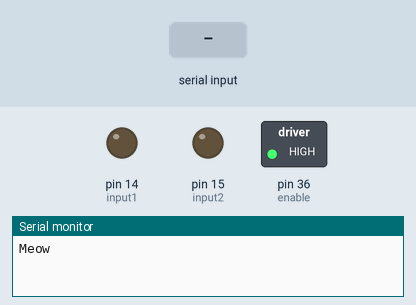
Recording of a sketch running on a simulated Arduino Mega 2560, built with avr-gcc and run on an emulated ATmega2560. On the bench: switched loads named in the sketch (green lamp = pin HIGH), output pins drawn as LEDs (lit = HIGH), the last lines printed to the serial monitor. The test bench sets the inputs (shaded band).

Above: at 1.2 s.
1.3 s: "30,150\n" received over Serial
At 2.1 s:
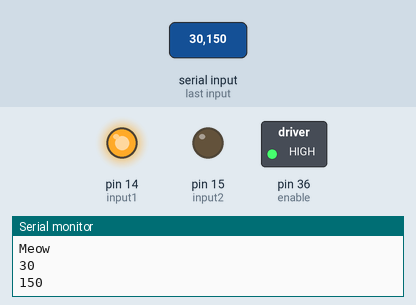
2.8 s: "90,45\n" received over Serial
At 3.1 s:
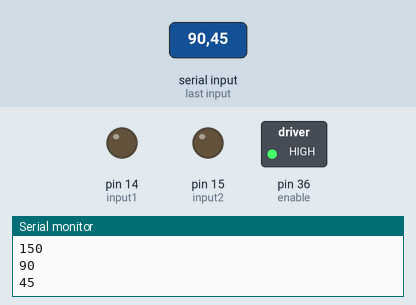
4.3 s: "200\n" received over Serial
At 5.5 s:
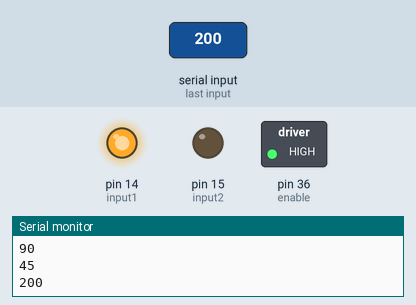
Timing chart, 0 to 7.3 s (numbered marks = the images above; inputs shaded):
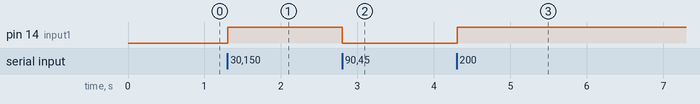

The sketch:

intake_motor.ino
```cpp
int input1 = 14;
int input2 = 15;
int enable = 36;

void setup() {
  Serial.begin(9600);
  pinMode(enable, OUTPUT);
  pinMode(input1, OUTPUT);
  pinMode(input2, OUTPUT);

  digitalWrite(enable, HIGH);
  digitalWrite(input2, LOW);
  Serial.println("Meow");

}

void loop() {
   if (Serial.available() > 0) {
    int sel = Serial.parseInt();
    // Clear buffer
    while (Serial.available()) {
      Serial.read();
    }
    Serial.println(sel);
    analogWrite(input1, sel);
}
}
```

Measured:
- after the input at 1.3 s, pin 14 (input1): LOW → HIGH at once
- after the input at 2.8 s, pin 14 (input1): HIGH → LOW at once
- after the input at 4.3 s, pin 14 (input1): LOW → HIGH at once
